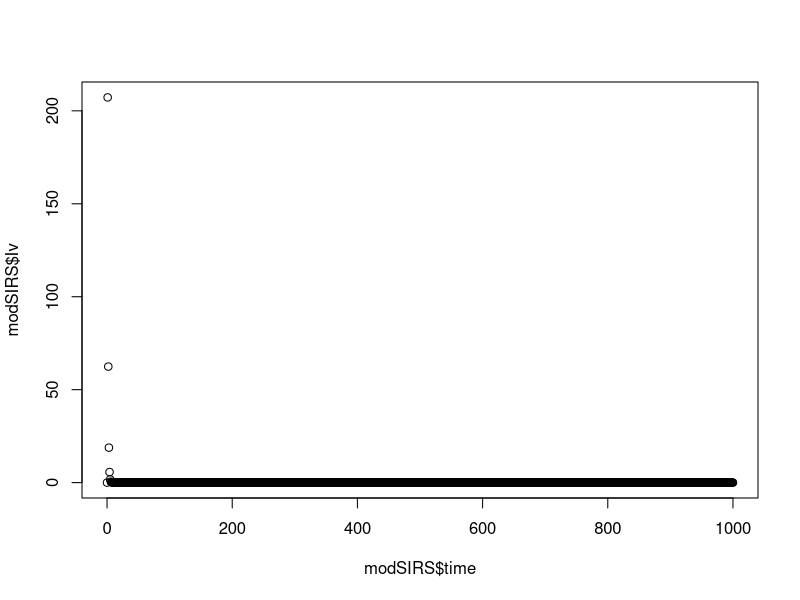

Here is the R script that generated this plot: (Note: this script raises an error after producing the figure.)
###################################################################################
#                    modelagem matematica lobisomem vampiro humanos               #
###################################################################################


# Formulacao com fracoes (proporcoes) 

# Carregando pacotes ----
library(deSolve)
library(ggplot2)

# Parametros ----

# Taxas por ano 

natalidade <- 0.8 #taxa matalidade mundial 2015
Motalidade.Hum <- 0.6 #taxa de mortalidade
beta.vamp <- .5 #taxa de infecao vampiros
beta.lobi <- .4 #taxa de infecao lobisomn
prev.vamp <- 0.2 # taxa de prevencao que um humano vire vamp porque se suicida ou le disparam 
prev.lobi <- 0.2 #taxa de prevencao que um humano vire lobi porque se suicida ou le disparam 
gamma.vamp  <- 1 # periodo de latencia para virar vampiro 
gamma.lobi <- 1 # periodo de latencia lobi
letha.h.v <- 0 # taxa de humonaos que matam vampiros 
letha.w.v <- 0 #taxa de lobi que matam vampiros 
letha.h.w <- 0 # taxa de humonaos que matam lobi
letha.v.w <- 0 # taxa de vampiro que matam lobi
mortalidade.lobi <- 0 # taxa de morte natural dos lobi

# o desolve precisa um conjunto de parametrros pra souber o nome da equacao 

par.SVW <- c(
  natalidade = natalidade,
  Motalidade.Hum = Motalidade.Hum,
  beta.vamp = beta.vamp,
  beta.lobi = beta.lobi,
  prev.vamp = prev.vamp,
  prev.lobi = prev.lobi,
  gamma.vamp =  gamma.vamp,
  gamma.lobi = gamma.lobi,
  letha.h.v = letha.h.v,
  letha.w.v = letha.w.v,
  letha.h.w = letha.h.w,
  letha.v.w = letha.v.w,
  mortalidade.lobi = mortalidade.lobi
)

# Calculando R0 ----
#
R0 <- beta.vamp/(gamma.vamp)
R0 

# Variaveis e condicao inicial ----

S  <- 1000
Iv <- 0
Iw <- 0
W <- 0
V <- 1


# state.SIR <- c(s=0.9999,i=0.0001,r=0)

state.SVW <- c(S = S, Iv = Iv,Iw = Iw, W = W, V = V)




# Tempo de simulacao ----
# Varie o tempo de simulacao: 20, 100
tsim <- 1000
Dt <- 1

# Funcao para o modelo SIR ----
# Termo de transmissao frequencia dependente 
SIRS <- function(t,state,parameters){
  with(as.list(c(state,parameters)),{
    
    # # rate of change
    # ds <- mu - beta*s*i - mu*s + + omegaR*r
    # di <- beta*s*i - (mu+gama)*i
    # dr <- gama*i - mu*r - omegaR*r
    
    ds <- natalidade*S - Motalidade.Hum*S - beta.vamp *S*V -beta.lobi*S*W
    dIv <- beta.vamp*S*V - prev.vamp* Iv - gamma.vamp*Iv
    dIw <- beta.lobi*S*W - prev.lobi*Iw - gamma.lobi*Iw
    dV <- gamma.vamp*Iv - letha.h.v*V - letha.w.v*V
    dW <- gamma.lobi*Iw - letha.h.w*W - letha.v.w*W - mortalidade.lobi*W 
    
    
    # return the output of the model
    return(list(c(ds, dIv, dIw,dV, dW)))
    
  })
}

tempos <- seq(from=0,to=tsim,by=Dt)

# modSIRS <- ode(y = state.SIR, times = tempos, func = SIRS, parms = par.SIRS, method = "ode45")
modSIRS <- ode(y = state.SVW, times = tempos, func = SIRS, parms = par.SVW, method = "ode45")


modSIRS <- as.data.frame(modSIRS)

plot(modSIRS$time, modSIRS$Iv)





# names(modSIRS) <- c("t","s","i","r")


head(modSIRS)
# # Grafico de infectados ----
# plot(modSIR$t, modSIR$i, col="red", type="l")
# 
# # Exportando o grafico para o formato tif
# # help(tiff) para mais informacoes
# tiff(filename="InfectadosModeloSIR.tif", width=100, height=80, pointsize=8,
#      units="mm", res=300, compression="lzw")
# 
# plot(modSIR$t, modSIR$i, col="red", type="l", 
#      xlab="Tempo (anos)", ylab="Proporção de infectados")
# 
# dev.off()
# 
# # Grafico de s, i, r ---
# plot(modSIR$t, modSIR$s, col="blue", type="l", ylim=c(0,1))
# lines(modSIR$t, modSIR$i,col="red")
# lines(modSIR$t, modSIR$r,col="green")
# 
# Para verificar a soma das proporcoes
# modSIR$n <- modSIR$s + modSIR$i + modSIR$r 

# Grafico no ggplot2 ----
# Carregando pacotes 
library(ggplot2)
library(reshape)

# Empilhando os dados para o grafico ----
modSIRS <- melt(as.data.frame(modSIRS),id="t")
names(modSIRS) <- c("t", "compartimento", "proporcao")

# Grafico basico no ggplot2
grafSIR <- ggplot(modSIRS,aes(x=t,y=proporcao,colour=compartimento,group=compartimento)) +
  geom_line(size=1) 

grafSIR

# Modificando o grafico no ggplot2
grafSIRs2 <- ggplot(modSIRS,aes(x=t,y=proporcao,colour=compartimento,group=compartimento)) +
  geom_line(size=1) +
  theme(axis.text.x = element_text(size=14, colour="black"),
        axis.text.y = element_text(size=14, colour="black"),
        axis.title.x = element_text(colour="black", size=14, vjust=0.1, hjust=0.5, face="plain"), 
        axis.title.y = element_text(colour="black", size=14, vjust=0.2, hjust=0.5, face="plain"),   
        legend.position=c(0.85,0.3))+
  xlab("Tempo (anos)") + 
  ylab("Proporção") 

grafSIRs2


# Exportando o grafico para o formato tif
# help(tiff) para mais informacoes
tiff(filename="ModeloSIR_ggplot.tif", width=100*2, height=80*2, pointsize=8,
     units="mm", res=300, compression="lzw")

grafSIR2

dev.off()
